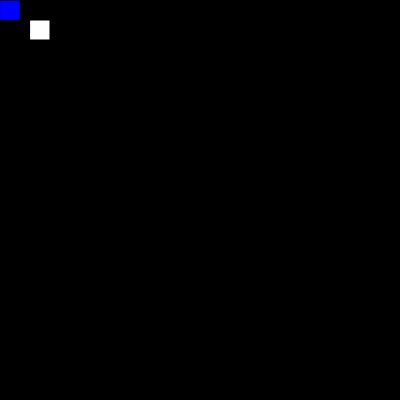
Frame 1 (no input)
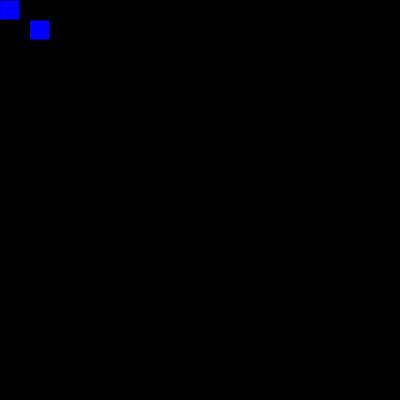
Frame 60 (no input)
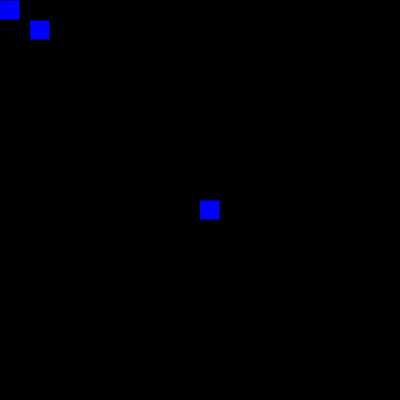
Frame 120 (the mouse pressed at the canvas centre since frame 60)

The p5.js sketch that drew these frames (run headless with seeded random() and noise() and a simulated clock; from frame 60 on, the mouse is pressed at the canvas centre):

// p5.js sketch
// ── sketch.js
function setup() {
    createCanvas(400, 400);
  background("black");
  }
  
  function draw() {
    
  rect(30,20,20);
  fill("blue");
  stroke("black");
  if(mouseIsPressed);{
  rect(mouseX,mouseY,20,20);}}
  
  
  
  
